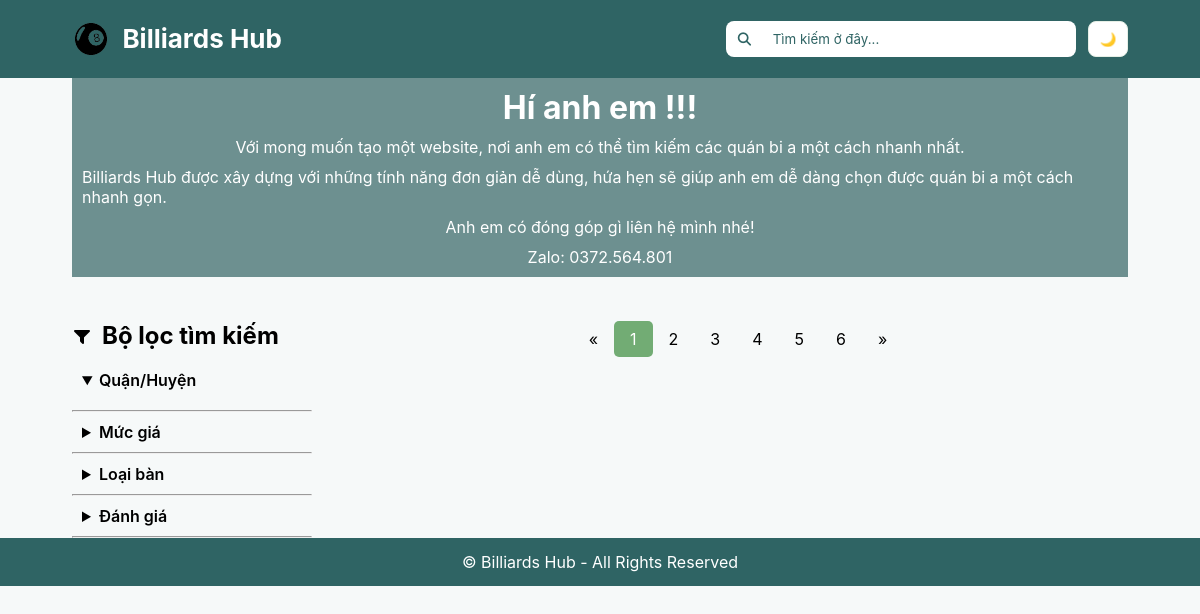
Before: / with the older database file.
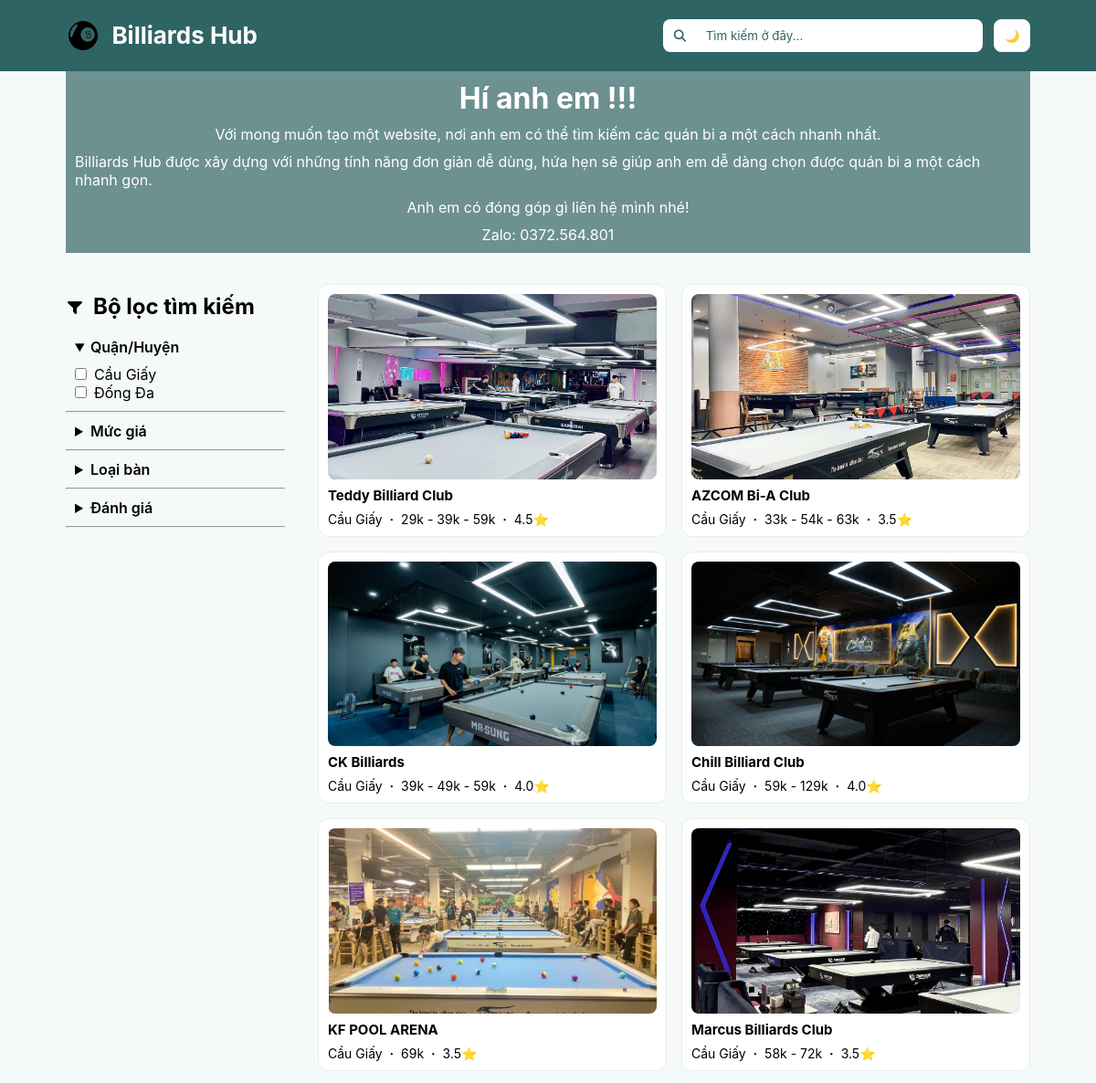
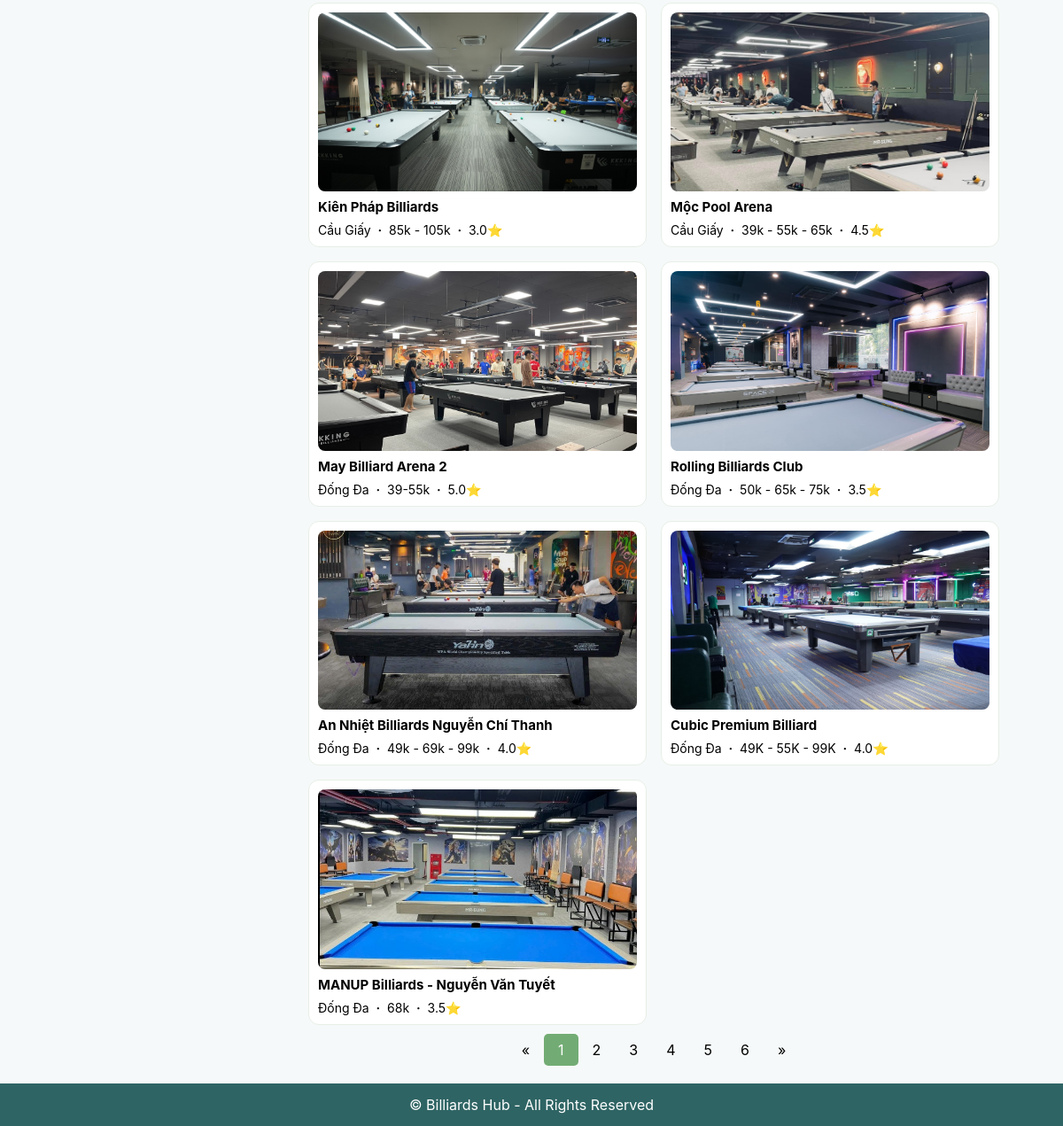
After: the same page with the newer database file (2 pictures, top to bottom).
### app/models.py (models this page shows, shortened)
class Club(models.Model):
    name = models.CharField(max_length=200,null=True)
    district = models.CharField(max_length=200,null=True)
    address = models.CharField(max_length=200,null=True)
    price = models.CharField(max_length=200,null=True)
    table = models.CharField(max_length=200,null=True)
    review = models.CharField(max_length=200,null=True)
    rate = models.FloatField()
    link = models.CharField(max_length=200,null=True)
    image = models.ImageField(null=True, blank=True)
    @property
    def ImageURL(self):
        try:
            url = self.image.url
        except:
            url=''
        return url

### app/views.py (the view)
# urls.py: path('', views.home, name='home'),
def home(request):
    clubs = Club.objects.all()
    districts = (Club.objects
                 .values_list('district', flat=True)
                 .filter(district__isnull=False)
                 .order_by('district')
                 .distinct())
    table_types = (TableType.objects.values_list('name_table',flat=True).filter(name_table__isnull=False).order_by('name_table').distinct())
    return render(request, 'app/home.html', {
        'clubs': clubs,
        'districts': districts,
        'table_types': table_types,
    })

### app/templates/app/home.html (shortened to what this page needs)
{% load static %}
<!DOCTYPE html>
<html lang="en">
  <head>
    <link
      rel="stylesheet"
      href="https://cdnjs.cloudflare.com/ajax/libs/font-awesome/7.0.0/css/all.min.css"
    />
    <link rel="stylesheet" href="{%static 'app/css/style.css' %}" />
  </head>
  <body>
    <div class="container">
      <div class="header">
        <a href="#" class="logo">
          <img src="{%static 'app/images/logo.png' %}" alt="Billiards Hub" />
          <span>Billiards Hub</span>
        </a>
        <div class="search-bar">
          <form action="#">
            <button type="submit">
              <i class="fa-solid fa-magnifying-glass"></i>
            </button>
            <input type="text" placeholder="Tìm kiếm ở đây..." />
          </form>
        </div>
        <button
          id="themeToggle"
          class="theme-toggle"
          aria-label="Đổi chế độ tối/sáng"
        >
        </button>
      </div>
      <div class="intro">
        <div class="content-intro">
          <h1>Hí anh em !!!</h1>
          <p>
            Với mong muốn tạo một website, nơi anh em có thể tìm kiếm các quán
            bi a một cách nhanh nhất.
          </p>
          <p>
            Billiards Hub được xây dựng với những tính năng đơn giản dễ dùng,
            hứa hẹn sẽ giúp anh em dễ dàng chọn được quán bi a một cách nhanh
            gọn.
          </p>
          <p>Anh em có đóng góp gì liên hệ mình nhé!</p>
          <p>Zalo: 0372.564.801</p>
        </div>
      </div>
      <div class="main">
        <div class="filters">
          <div class="heading-filters">
            <i class="fa-solid fa-filter"></i>
            <h2>Bộ lọc tìm kiếm</h2>
          </div>
          <details open id="district">
            <summary>Quận/Huyện</summary>
            <div class="options">
              {% for district in districts %}
              <label class="checkbox"
                ><input
                  type="checkbox"
                  value="{{district}}"
                />{{district}}</label
              >
              {% endfor %}
            </div>
          </details>
          <hr />
          <details id="price">
            <summary>Mức giá</summary>
          </details>
          <hr />
          <details id="table">
            <summary>Loại bàn</summary>
          </details>
          <hr />
          <details id="rate">
            <summary>Đánh giá</summary>
          </details>
          <hr />
        </div>
        <div class="content">
          <section class="grid" id="cards">
            {% for club in clubs %}
            <div class="card">
              <div class="thumb">
                <img src="{{club.ImageURL}}" alt="thumb" />
              </div>
              <div class="name_club" style="font-size: 15px; font-weight: 700">
                {{club.name}}
              </div>
              <div class="meta" style="font-size: 14px">
                {{club.district}}&nbsp <strong>·</strong>&nbsp {{club.price}}
                &nbsp<strong>·</strong> &nbsp{{club.rate}}⭐
              </div>
            </div>
            {% endfor %}
          </section>
          <div class="pagination">
            <a href="#">&laquo;</a>
            <a href="#" class="active">1</a>
            <a href="#">2</a>
            <a href="#">3</a>
            <a href="#">4</a>
            <a href="#">5</a>
            <a href="#">6</a>
            <a href="#">&raquo;</a>
          </div>
        </div>
      </div>
      <div class="footer">
        <p class="copyright">&copy; Billiards Hub - All Rights Reserved</p>
      </div>
    </div>
  </body>
</html>

### app/static/app/css/style.css (style rules this page uses)
* { box-sizing: border-box; margin: 0; padding: 0; scroll-behavior: smooth; font-family: -apple-system, BlinkMacSystemFont, "Segoe UI", Roboto, Oxygen, Ubuntu, Cantarell, "Open Sans", "Helvetica Neue", sans-serif; }
:root { --primary: #2f6464; --surface: #fff; --intro: #6d9090; --border: #e6efe6; --thumb: #eef4f4; --accent: #72ac74; --hover: #ddd; --text: black; --text-inverse: white; }
.header { position: sticky; top: 0; display: flex; align-items: center; justify-content: space-between; padding: 24px 150px 24px 150px; background: var(--primary); transition: all 1.05s ease; }
.header .logo { display: flex; align-items: center; gap: 12px; font-size: 28px; font-weight: 700; color: var(--surface); text-decoration: none; line-height: 1; }
.header .logo img { height: 3rem; width: auto; }
.search-bar { flex: 1; display: flex; justify-content: flex-end; }
.search-bar form { display: flex; width: 700px; }
.search-bar button { border: 0; outline: 0; padding: 10px; border-radius: 8px 0 0 8px; cursor: pointer; color: var(--primary); }
.search-bar input { width: 100%; border: 0; outline: 0; padding: 10px; border-radius: 0 8px 8px 0; color: var(--primary); }
.search-bar input::placeholder { color: var(--primary); }
.intro { padding: 0px 150px 24px 150px; }
.intro .content-intro { display: flex; flex-direction: column; align-items: center; justify-content: center; background: var(--intro); padding: 10px; color: var(--surface); gap: 10px; }
.main { display: flex; gap: 16px; align-items: flex-start; width: 100%; padding: 10px 150px 0 150px; }
.filters { flex: 0 0 240px; }
.heading-filters { display: flex; align-items: center; gap: 10px; padding: 10px 10px 10px 0; }
.filters details { padding: 10px; }
summary { font-weight: 600; }
#district .options, #table .options, #rate .options { display: flex; flex-direction: column; margin-top: 10px; }
.checkbox input, .radio input { margin-right: 8px; }
.content { flex: 1 1 0; min-width: 0; padding: 0 0 10px 10px; margin-left: 10px; }
.grid { display: grid; grid-template-columns: repeat(auto-fill, minmax(250px, 1fr)); gap: 16px; align-items: start; }
.content .card { background: var(--surface); border: 1px solid var(--border); border-radius: 12px; padding: 10px; display: flex; flex-direction: column; gap: 8px; }
.content .card .thumb { aspect-ratio: 16 / 9; border-radius: 8px; overflow: hidden; background: var(--thumb); }
.content .card .thumb img { width: 100%; height: 100%; object-fit: cover; display: block; }
.pagination { display: flex; align-items: center; justify-content: center; padding: 10px; }
.pagination a { color: var(--text); float: left; padding: 8px 16px; text-decoration: none; transition: background-color 0.3s; }
.pagination a.active { background-color: var(--accent); color: var(--text-inverse); border-radius: 5px; }
.footer { display: flex; align-items: center; justify-content: center; color: var(--surface); height: 3rem; background: var(--primary); }
@media (max-width: 1200px) { .header { padding: 20px 72px; } }
@media (max-width: 1200px) { .intro { padding: 0px 72px 24px; } }
@media (max-width: 1200px) { .main { padding: 10px 72px 0; } }
@media (max-width: 1200px) { .header .logo { font-size: 26px; } }
@media (max-width: 1200px) { .header .logo img { height: 2.4rem; } }
@media (max-width: 1200px) { .search-bar form { width: min(350px, 60vw); } }
html, body { height: 100%; }
body { background: var(--page-bg, #f6f9f9); color: var(--text); }
.search-bar button, .search-bar input { background: var(--surface); }
.theme-toggle { margin-left: 12px; width: 40px; height: 36px; display: grid; place-items: center; background: var(--surface); color: var(--text); border: 1px solid var(--border); border-radius: 8px; cursor: pointer; }
input[type="checkbox"], input[type="radio"] { accent-color: var(--accent, #72ac74); }

Changed rows visible on the page:
added Club: ImageURL (picture), name "Teddy Billiard Club", district "Cầu Giấy", price "29k - 39k - 59k", rate "4.5"
added Club: ImageURL (picture), name "AZCOM Bi-A Club", district "Cầu Giấy", price "33k - 54k - 63k", rate "3.5"
added Club: ImageURL (picture), name "CK Billiards", district "Cầu Giấy", price "39k - 49k - 59k", rate "4.0"
added Club: ImageURL (picture), name "Chill Billiard Club", district "Cầu Giấy", price "59k - 129k", rate "4.0"
added Club: ImageURL (picture), name "KF POOL ARENA", district "Cầu Giấy", price "69k", rate "3.5"
added Club: ImageURL (picture), name "Marcus Billiards Club", district "Cầu Giấy", price "58k - 72k", rate "3.5"
added Club: ImageURL (picture), name "Kiên Pháp Billiards", district "Cầu Giấy", price "85k - 105k", rate "3.0"
added Club: ImageURL (picture), name "Mộc Pool Arena", district "Cầu Giấy", price "39k - 55k - 65k", rate "4.5"
added Club: ImageURL (picture), name "May Billiard Arena 2", district "Đống Đa", price "39-55k", rate "5.0"
added Club: ImageURL (picture), name "Rolling Billiards Club", district "Đống Đa", price "50k - 65k - 75k", rate "3.5"
added Club: ImageURL (picture), name "An Nhiệt Billiards Nguyễn Chí Thanh", district "Đống Đa", price "49k - 69k - 99k", rate "4.0"
added Club: ImageURL (picture), name "Cubic Premium Billiard", district "Đống Đa", price "49K - 55K - 99K", rate "4.0"
added Club: ImageURL (picture), name "MANUP Billiards - Nguyễn Văn Tuyết", district "Đống Đa", price "68k", rate "3.5"
Other visible differences:
new list line: "☐ Cầu Giấy"
new list line: "☐ Đống Đa"
